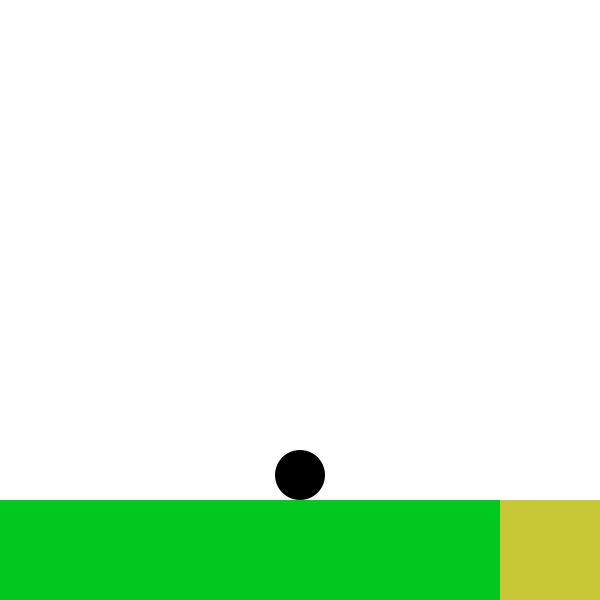
Frame 1 (no input)
Frame 60 (the mouse pressed at the canvas centre just before this capture): identical to frame 1, image omitted
Frame 120 (the mouse held since frame 60 and released just before this capture): identical to frame 1, image omitted

The Processing sketch that drew this single still picture (run headless with seeded random() and noise(); from frame 60 on, the mouse is pressed at the canvas centre):

// Processing sketch: Maingame
// ── Maingame.pde
Hero adam;
Ground ground;
Ground tround;
Ground bround;
boolean walkLeft;
boolean walkRight;
boolean jump;
boolean onGround;
int objectdx;
boolean jumping;
boolean onObject;



void setup()
{
ground = new Ground();
adam = new Hero();
tround = new Ground();
bround = new Ground();


  size(600, 600);
}

void draw()
{
  background(255);
  adam.drawHero();
  ground.drawGround();
  tround.drawTround();
  bround.drawBround();
 
  
}

void keyPressed() {
 
 {
  if (key == CODED) {
     if(keyCode == LEFT )
    {
       walkLeft = true;
       objectdx = 3;
    
       
    }
    else if(keyCode == RIGHT )
    {
      walkRight = true; 
      objectdx = -3;
     
    }
    else if(keyCode == UP )
      jumping = true;
  }
}
}


void keyReleased() {
  objectdx = 0;
  jumping = false;
  adam.dy = 0;
}






// ── Ground.pde
public class Ground
{

color groundC;
color troundC;
color broundC;

  int groundX, groundY, lengthG, heightG;
  
  public Ground()
  {
    groundC = color(0,200,30);
    troundC = color(200,200,55);
    broundC = color(55,0,200);
    groundX = 0;
    groundY = 500;
    lengthG = 500;
    heightG = 100;
  }

  void drawGround()
  {
    fill(groundC);
    rect(groundX, groundY, lengthG, heightG);
    if(walkLeft = true)
    groundX = groundX + objectdx;
    if(walkRight = true)
    groundX = groundX + objectdx;
  }
  
   void drawTround()
  {
    fill(troundC);
    rect(groundX + lengthG, groundY, lengthG, heightG);
    if(walkLeft = true)
    groundX = groundX + objectdx;
    if(walkRight = true)
    groundX = groundX + objectdx;
  }
  
   void drawBround()
  {
    fill(broundC);
    rect(groundX + 2*lengthG, groundY, lengthG, heightG);
    if(walkLeft = true)
    groundX = groundX + objectdx;
    if(walkRight = true)
    groundX = groundX + objectdx;
  }
  

}



// ── Hero.pde
public class Hero


{
  int x;
  float y;
  int r;
  float dx, dy;

  public Hero()
  {
    x = 300;
    y = 475;
    r = 50;
    dy = 8;
  }

  void drawHero()
  {
    fill(0);
    noStroke();
    ellipse(x, y, r, r);
    if(adam.y == 500 && adam.x > 0)
    onObject = true;
  } 
}

  
